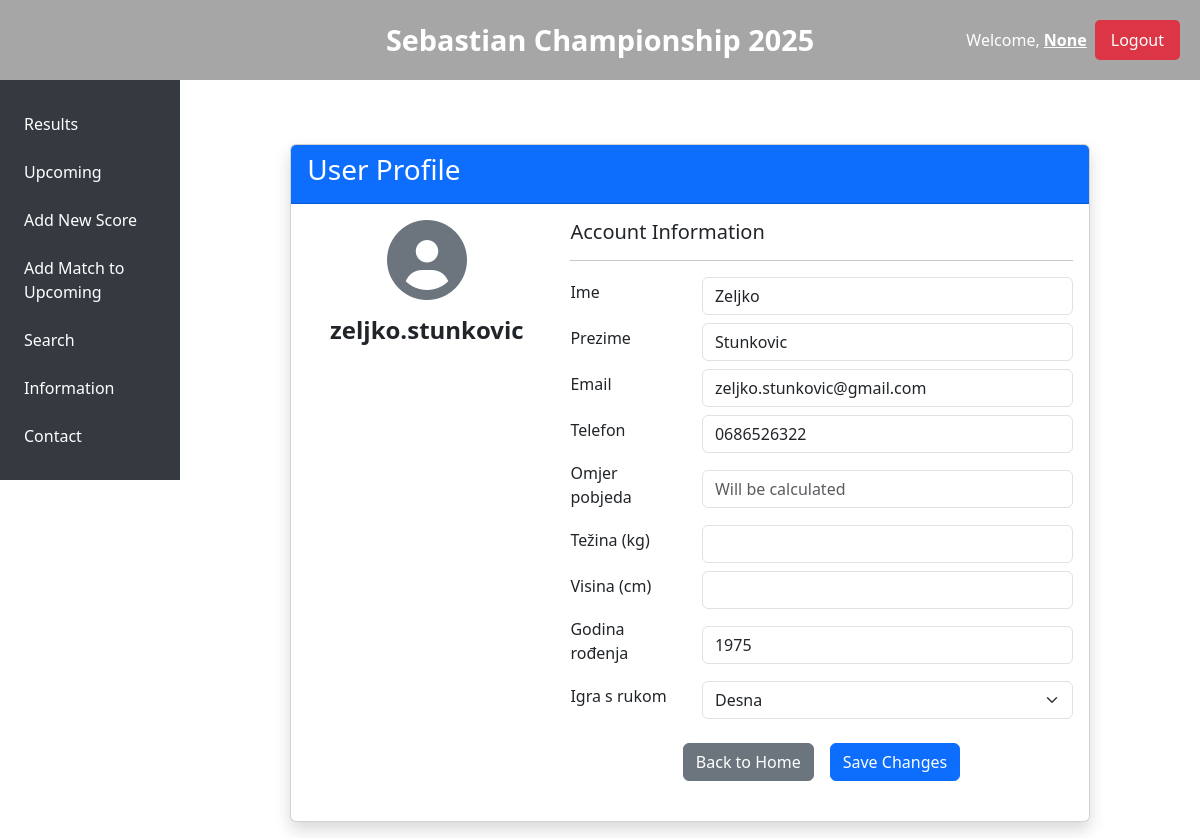
The page /profile/zeljko.stunkovic on the database its author committed.
### app.py (models this page shows, shortened)
class User(db.Model):
    id = db.Column(db.Integer, primary_key=True)
    first_name = db.Column(db.String(80), nullable=False)
    last_name = db.Column(db.String(80), nullable=False)
    username = db.Column(db.String(80), unique=True, nullable=False)
    password = db.Column(db.String(120), nullable=False)
    email = db.Column(db.String(120), unique=True, nullable=False)
    phone = db.Column(db.String(20), nullable=False)
    birth_year = db.Column(db.Integer, nullable=False)
    handedness = db.Column(db.String(10), nullable=False)
    role = db.Column(db.String(20), nullable=False, default='user')
    participant = db.Column(db.Boolean, nullable=False, default=False)

### app.py (the view)
@app.route('/profile/<username>')
def profile_by_username(username):
    user = User.query.filter_by(username=username).first()
    if user:
        return render_template('profile_page.html', user=user)
    flash('User not found', 'danger')
    return redirect(url_for('admin_dashboard'))

### templates/profile_page.html (shortened to what this page needs)
{% extends "base.html" %}
{% block content %}
<div class="container mt-5">
  <div class="row justify-content-center">
    <div class="col-md-10">
      <div class="card shadow">
        <div class="card-header bg-primary text-white">
          <h3>User Profile</h3>
        </div>
        <div class="card-body">
          <form method="POST" action="{{ url_for('update_profile') }}">
            <div class="row mb-4">
              <div class="col-md-4 text-center">
                <div class="profile-image mb-3">
                  <i class="fas fa-user-circle fa-5x text-secondary"></i>
                </div>
                <h4 class="fw-bold">{{ user.username }}</h4>
              </div>
              <div class="col-md-8">
                <h5>Account Information</h5>
                <hr>
                <div class="row mb-2 align-items-center">
                  <div class="col-sm-3">
                    <label for="first_name" class="form-label">Ime</label>
                  </div>
                  <div class="col-sm-9">
                    <input type="text" class="form-control" id="first_name" name="first_name"
                           value="{{ user.first_name }}" required>
                  </div>
                </div>
                <div class="row mb-2 align-items-center">
                  <div class="col-sm-3">
                    <label for="last_name" class="form-label">Prezime</label>
                  </div>
                  <div class="col-sm-9">
                    <input type="text" class="form-control" id="last_name" name="last_name"
                           value="{{ user.last_name }}" required>
                  </div>
                </div>
                <div class="row mb-2 align-items-center">
                  <div class="col-sm-3">
                    <label for="email" class="form-label">Email</label>
                  </div>
                  <div class="col-sm-9">
                    <input type="email" class="form-control" id="email" name="email"
                           value="{{ user.email }}" required>
                  </div>
                </div>
                <div class="row mb-2 align-items-center">
                  <div class="col-sm-3">
                    <label for="phone" class="form-label">Telefon</label>
                  </div>
                  <div class="col-sm-9">
                    <input type="number" class="form-control" id="phone" name="phone"
                           value="{{ user.phone }}" required>
                  </div>
                </div>
                <div class="row mb-2 align-items-center">
                  <div class="col-sm-3">
                    <label for="win_ratio" class="form-label">Omjer pobjeda</label>
                  </div>
                  <div class="col-sm-9">
                    <input type="text" class="form-control" id="win_ratio" name="win_ratio"
                           value="{{ user.win_ratio }}" readonly placeholder="Will be calculated">
                  </div>
                </div>
                <div class="row mb-2 align-items-center">
                  <div class="col-sm-3">
                    <label for="weight" class="form-label">Težina (kg)</label>
                  </div>
                  <div class="col-sm-9">
                    <input type="number" class="form-control" id="weight" name="weight"
                           value="{{ user.weight }}" min="30" max="200" step="1">
                  </div>
                </div>
                <div class="row mb-2 align-items-center">
                  <div class="col-sm-3">
                    <label for="height" class="form-label">Visina (cm)</label>
                  </div>
                  <div class="col-sm-9">
                    <input type="number" class="form-control" id="height" name="height"
                           value="{{ user.height }}" min="100" max="250" step="1">
                  </div>
                </div>
                <div class="row mb-2 align-items-center">
                  <div class="col-sm-3">
                    <label for="birth_year" class="form-label">Godina rođenja</label>
                  </div>
                  <div class="col-sm-9">
                    <input type="number" class="form-control" id="birth_year" name="birth_year"
                           value="{{ user.birth_year }}" min="1900" max="2023" step="1" required>
                  </div>
                </div>
                <div class="row mb-2 align-items-center">
                  <div class="col-sm-3">
                    <label for="handedness" class="form-label">Igra s rukom</label>
                  </div>
                  <div class="col-sm-9">
                    <select class="form-select" id="handedness" name="handedness" required>
                      <option value="right" {% if user.handedness == 'right' %}selected{% endif %}>Desna</option>
                    </select>
                  </div>
                </div>
                <div class="row mt-4">
                  <div class="col d-flex justify-content-center gap-3">
                    <a href="{{ url_for('home') }}" class="btn btn-secondary">Back to Home</a>
                    <button type="submit" class="btn btn-primary">Save Changes</button>
                  </div>
                </div>
              </div>
            </div>
          </form>
        </div>
      </div>
    </div>
  </div>
</div>
{% endblock %}

### static/css/style.css (style rules this page uses)
* { box-sizing: border-box; }
body { margin: 0; background-color: #fff; }

### rows shown on the page
User: username "zeljko.stunkovic", first_name "Zeljko", last_name "Stunkovic", email "zeljko.stunkovic@gmail.com", phone "0686526322", birth_year "1975", handedness "Desna"

### other values the page prints
{{ session.get('username') }} "None"
